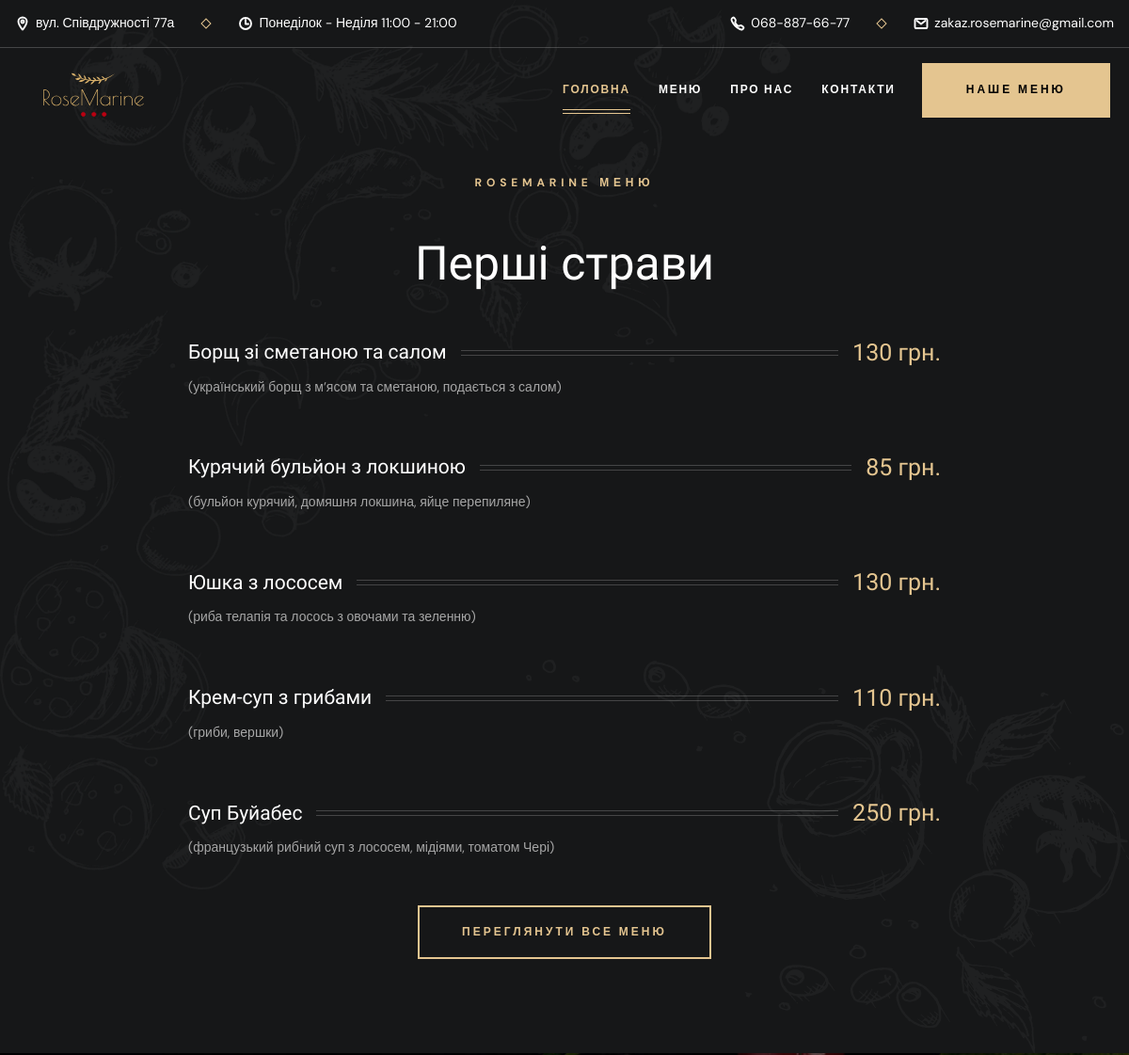
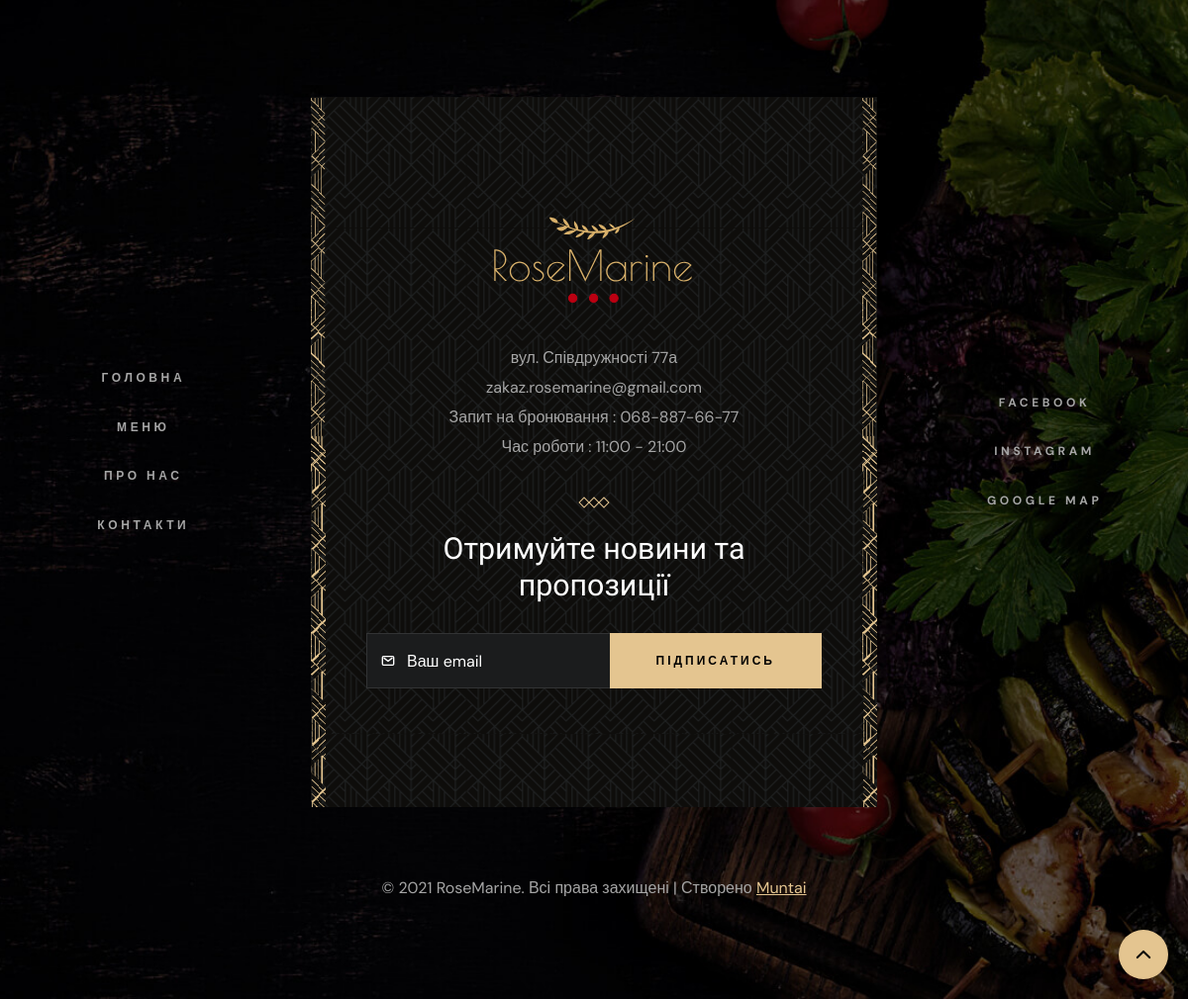
The app's page /kuhnya/pershi_stravi with its own data (2 pictures, top to bottom).
### kuhnya/models.py (models this page shows, shortened)
class Product(models.Model):
    name = models.CharField(max_length=100)
    description = models.TextField()
    category = models.ForeignKey(Category, on_delete=models.CASCADE)
    price = models.DecimalField(max_digits=5, decimal_places=0)
    weight = models.DecimalField(max_digits=5, decimal_places=0, default="")
    class Meta:
        verbose_name = 'Блюдо'
        verbose_name_plural = 'Блюда'

### kuhnya/views.py (the view)
# urls.py: path('pershi_stravi', views.pershi_stravi, name='pershi_stravi'),
def pershi_stravi(request):
    products = Product.objects.filter(category='8')
    return render(request, 'kuhnya/pershi_stravi.html', {'products': products})

### kuhnya/templates/kuhnya/pershi_stravi.html (shortened to what this page needs)
{% extends 'main/layout.html' %}
{% load static %}
{% block content %}
    <section class="section menu" aria-label="menu-label" id="menu">
      <div class="container">
          <p class="section-subtitle2 text-center label-2">RoseMarine Меню</p>
        <h2 class="headline-1 section-title text-center">
            Перші страви
        </h2>
        {% for product in products %}
        <ul class="menu-list">
          <li>
            <div class="menu-card hover:card">
              <div>
                <div class="title-wrapper">
                  <h3 class="title-3">
                    <a class="card-title">{{ product.name }}</a>
                  </h3>
                  <span class="span title-2">{{ product.price }} грн.</span>
                </div>
                <p class="card-text label-1">
                  {{ product.description }}
                </p>
              </div>
            </div>
          </li>
        </ul>
        {% empty %}
        <p>Немає страв у цій категорії.</p>
        {% endfor %}
        <a href="#" class="btn btn-primary">
          <span class="text text-1">Переглянути все меню</span>
          <span class="text text-2" aria-hidden="true">Переглянути все меню</span>
        </a>
        <img src="{% static 'main/images/shape-5.png' %}" width="921" height="1036" loading="lazy" alt="shape"
             class="shape shape-2 move-anim">
        <img src="{% static 'main/images/shape-6.png' %}" width="343" height="345" loading="lazy" alt="shape"
             class="shape shape-3 move-anim">
      </div>
    </section>
{% endblock %}

### main/templates/main/layout.html (shortened to what this page needs)
{% load static %}
<!DOCTYPE html>
<html lang="en">
<head>
	<link rel="stylesheet" href="{% static 'main/css/style.css' %}">
</head>
<body id="top">
	<div class="topbar">
		<div class="container">
			<address class="topbar-item">
				<div class="icon">
					<ion-icon name="location-outline" aria-hidden="true"></ion-icon>
				</div>
				<span class="span">
          вул. Співдружності 77а
        </span>
			</address>
			<div class="separator"></div>
			<div class="topbar-item item-2">
				<div class="icon">
					<ion-icon name="time-outline" aria-hidden="true"></ion-icon>
				</div>
				<span class="span">Понеділок - Неділя 11:00 - 21:00</span>
			</div>
			<a href="tel:+380688876677" class="topbar-item link">
				<div class="icon">
					<ion-icon name="call-outline" aria-hidden="true"></ion-icon>
				</div>
				<span class="span">068-887-66-77</span>
			</a>
			<div class="separator"></div>
			<a href="mailto:zakaz.rosemarine@gmail.com" class="topbar-item link">
				<div class="icon">
					<ion-icon name="mail-outline" aria-hidden="true"></ion-icon>
				</div>
				<span class="span">zakaz.rosemarine@gmail.com</span>
			</a>
		</div>
	</div>
	<header class="header" data-header>
		<div class="container">
			<a href="{% url 'home' %}" class="logo">
				<img src="{% static 'main/images/rosemarine_logo.svg' %}" width="160" height="50" alt="RoseMarine - Home">
			</a>
			<nav class="navbar" data-navbar>
				<ul class="navbar-list">
					<li class="navbar-item">
						<a href="{% url 'home' %}" class="navbar-link hover-underline active">
							<span class="span">Головна</span>
						</a>
					</li>
					<li class="navbar-item">
						<a href="{% url 'home' %}#menu" class="navbar-link hover-underline">
							<span class="span">Меню</span>
						</a>
					</li>
					<li class="navbar-item">
						<a href="{% url 'home' %}#about" class="navbar-link hover-underline">
							<span class="span">Про нас</span>
						</a>
					</li>
					<li class="navbar-item">
						<a href="{% url 'home' %}#contact" class="navbar-link hover-underline">
							<span class="span">Контакти</span>
						</a>
					</li>
				</ul>
			</nav>
			<a href="{% url 'home' %}#menu" class="btn btn-secondary">
				<span class="text text-1">Наше Меню</span>
				<span class="text text-2" aria-hidden="true">наше Меню</span>
			</a>
		</div>
	</header>
<body>
	<main>
		{% block content %}
		{% endblock %}
	</main>
	<footer class="footer section has-bg-image text-center"
			style="background-image: url({% static 'main/images/footer-bg.jpg' %})">
		<div class="container">
			<div class="footer-top grid-list">
				<div class="footer-brand has-before has-after">
					<a href="{% url 'home' %}" class="logo">
						<img src="{% static 'main/images/rosemarine_logo.svg' %}" width="300" height="190" loading="lazy" alt="home">
					</a>
					<address class="body-4">
						вул. Співдружності 77а
					</address>
					<a href="mailto:zakaz.rosemarine@gmail.com" class="body-4 contact-link">zakaz.rosemarine@gmail.com</a>
					<a href="tel:+380688876677" class="body-4 contact-link">Запит на бронювання : 068-887-66-77</a>
					<p class="body-4">
						Час роботи : 11:00 - 21:00
					</p>
					<div class="wrapper">
						<div class="separator"></div>
						<div class="separator"></div>
						<div class="separator"></div>
					</div>
					<p class="title-1">Отримуйте новини та пропозиції</p>
					<form action="" class="input-wrapper">
						<div class="icon-wrapper">
							<ion-icon name="mail-outline" aria-hidden="true"></ion-icon>
							<input type="email" name="email_address" placeholder="Ваш email" autocomplete="off" class="input-field">
						</div>
						<button type="submit" class="btn btn-secondary">
							<span class="text text-1">Підписатись</span>
							<span class="text text-2" aria-hidden="true">Підписатись</span>
						</button>
					</form>
				</div>
				<ul class="footer-list">
					<li>
						<a href="#" class="label-2 footer-link hover-underline">Головна</a>
					</li>
					<li>
						<a href="#" class="label-2 footer-link hover-underline">Меню</a>
					</li>
					<li>
						<a href="#" class="label-2 footer-link hover-underline">Про Нас</a>
					</li>
					<li>
						<a href="#" class="label-2 footer-link hover-underline">Контакти</a>
					</li>
				</ul>
				<ul class="footer-list">
					<li>
						<a href="#" class="label-2 footer-link hover-underline">Facebook</a>
					</li>
					<li>
						<a href="#" class="label-2 footer-link hover-underline">Instagram</a>
					</li>
					<li>
						<a href="#" class="label-2 footer-link hover-underline">Google Map</a>
					</li>
				</ul>
			</div>
			<div class="footer-bottom">
				<p class="copyright">
					&copy; 2021 RoseMarine. Всі права захищені | Створено <a href="https://muntai.pp.ua" target="_blank" class="link">Muntai</a>
				</p>
			</div>
		</div>
	</footer>
	<a href="#top" class="back-top-btn active" aria-label="back to top" data-back-top-btn>
		<ion-icon name="chevron-up" aria-hidden="true"></ion-icon>
	</a>
</body>
</html>

### records on screen
Product: name "Борщ зі сметаною та салом", price "130", description "(український борщ з м’ясом та сметаною, подається з салом)"
Product: name "Курячий бульйон з локшиною", price "85", description "(бульйон курячий, домяшня локшина, яйце перепиляне)"
Product: name "Юшка з лососем", price "130", description "(риба телапія та лосось з овочами та зеленню)"
Product: name "Крем-суп з грибами", price "110", description "(гриби, вершки)"
Product: name "Суп Буйабес", price "250", description "(французький рибний суп з лососем, мідіями, томатом Чері)"
